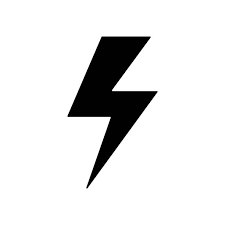
#> input picture 5_Programmation/test/14_line_detection/lightning.png, 225 x 225 px
$ python line_detect_2.py
#> lines starting #> are read from the running program, lines starting #| are printed output that depends on the picture; after the words box and inside, x2 and y2 are one past the last pixel; in counts of white or black regions, pixels touching at a corner belong together
#line_detect_2.py / 18.11.2020 / Robin Forestier
#import de la bibliothèque opencv
import cv2
import numpy as np

#charge l'image
img = cv2.imread('lightning.png')
#> img is the input picture: shape (225, 225, 3); min 1, max 255, mean 228.5
#passe image en gris
gray = cv2.cvtColor(img,cv2.COLOR_BGR2GRAY)

edges = cv2.Canny(gray,50,150,apertureSize = 3)
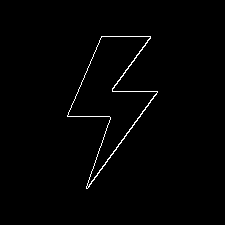
#> edges: shape (225, 225); 1.1% white in thin lines or dots, all inside (x1, y1, x2, y2) = (67, 36, 158, 189)

lines = cv2.HoughLinesP(edges,1,np.pi/180,10,minLineLength=10,maxLineGap=10)
#> lines = [[87, 188, 157, 92], [67, 116, 101, 36], [89, 177, 104, 136], [112, 90, 150, 37], [86, 188, 157, 91], [102, 36, 150, 36], [112, 91, 156, 91], [68, 116, 109, 116], [98, 151, 109, 122], [112, 88, 144, 45], [86, 187, 95, 162]]

for line in lines:
    x1,y1,x2,y2 = line[0]

    cv2.line(img,(x1,y1),(x2,y2),(0,0,255),2)
#> this loop made 11 passes
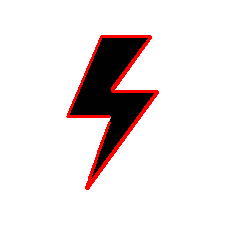
#> img: shape (225, 225, 3); 3.1% of pixels changed, all inside (x1, y1, x2, y2) = (66, 35, 159, 190)

#affiche my_image / titre = mon image
cv2.imshow('mon image', img)

#attendre qu'une touch soit pressée
cv2.waitKey(0)
#ferme toutes les fenêtre
cv2.destroyAllWindows()
